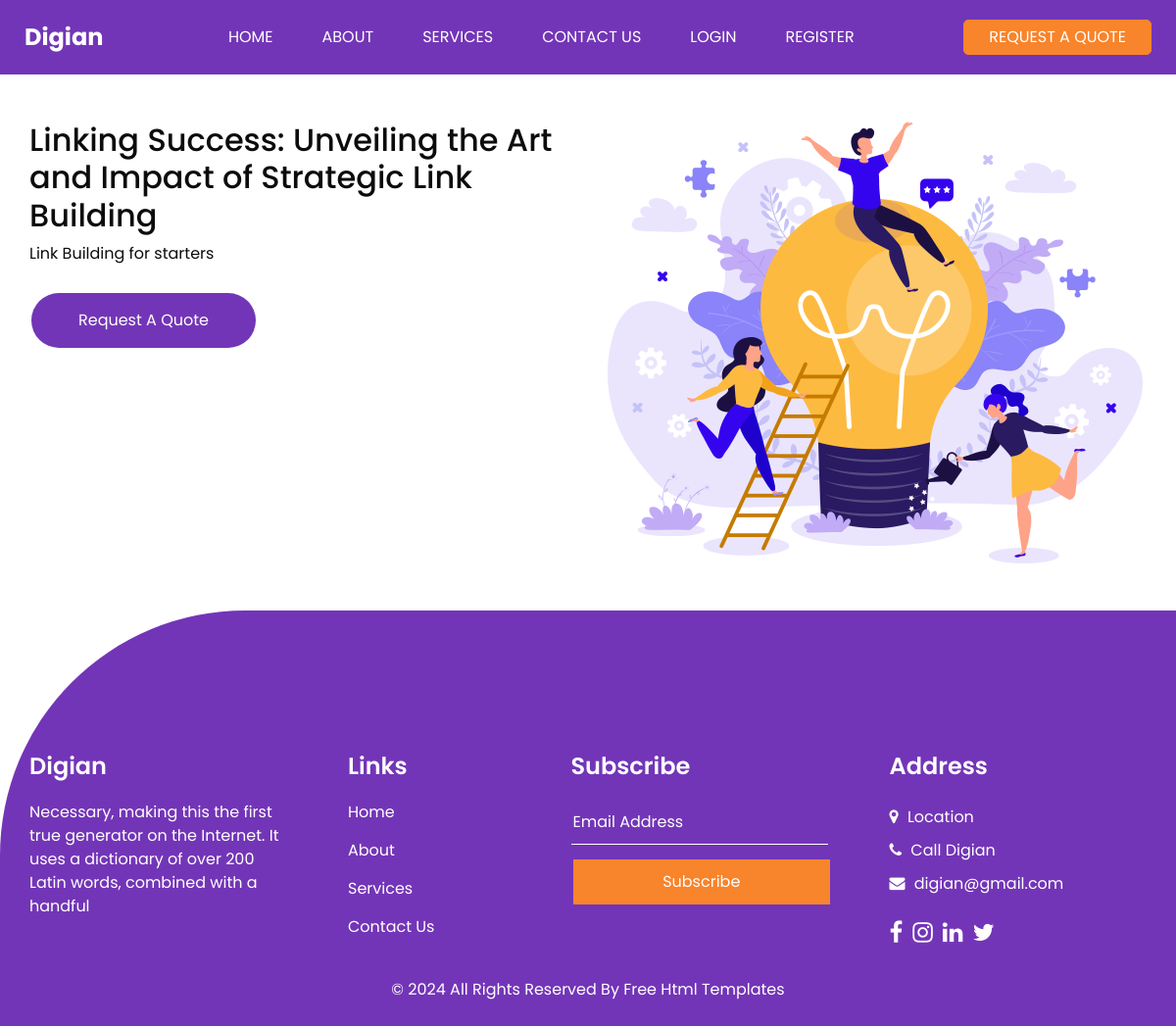
The page /activeservice.html/link_building on the database as committed earlier.
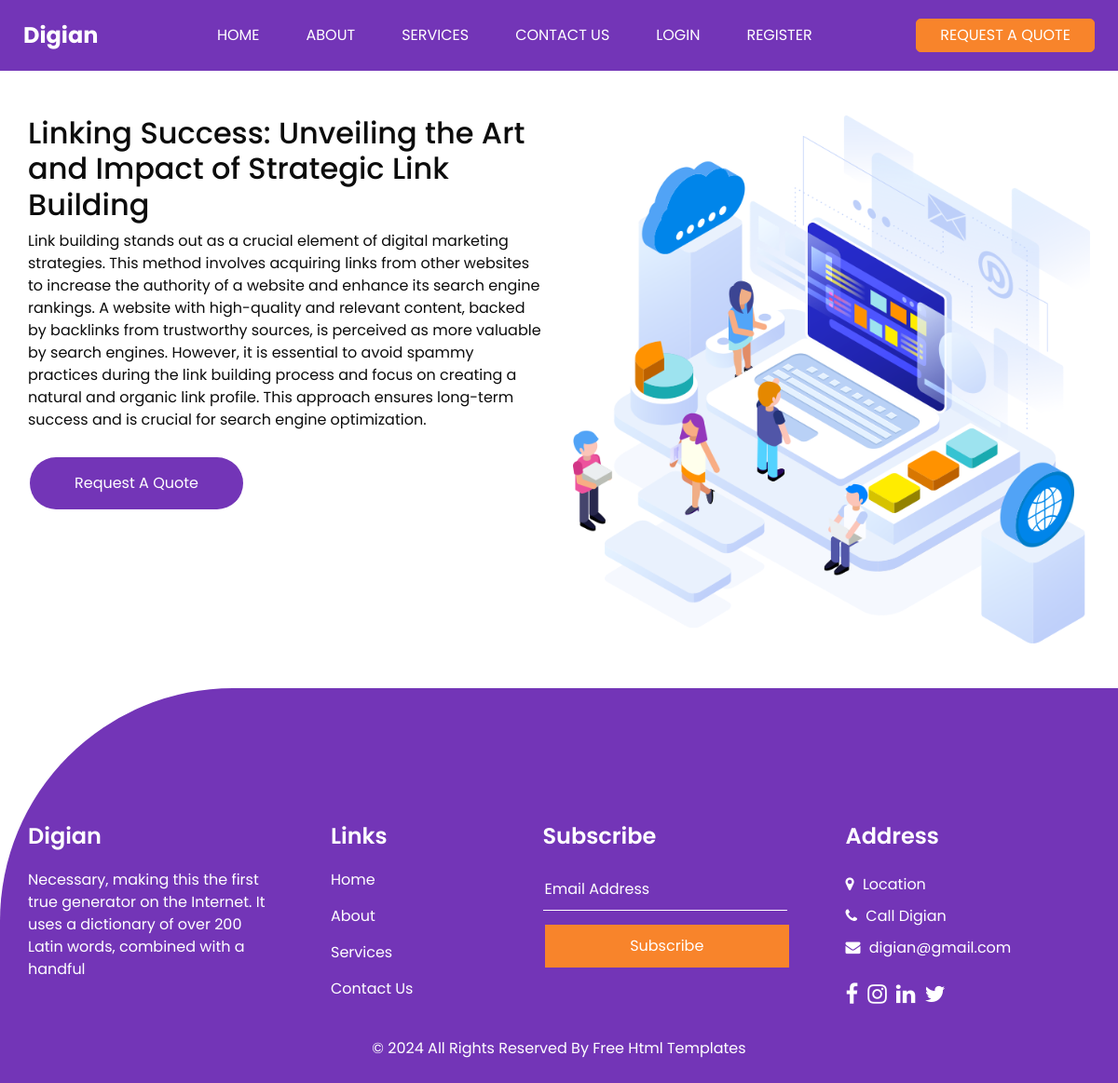
The same page on the database as committed later.
### app/models.py (models this page shows, shortened)
class Service(db.Model):
    id = db.Column(db.Integer, primary_key=True)
    title = db.Column(db.String(100), nullable=False)
    description = db.Column(db.Text, nullable=False)
    photo_url = db.Column(db.String(250))  # Film posteri için URL
    price = db.Column(db.Float, nullable=False)  # Fiyat

### app/views.py (the view)
@app.route('/activeservice.html/<servicename>')
def activeservice(servicename):
    services = Service.query.all()
    return render_template('activeservice.html',services = services, servicename = servicename)

### app/templates/activeservice.html (shortened to what this page needs)
{% extends "base.html" %}
{% block content %}
{% for service in services %}
    {% if service.title == servicename %}
        <div class="container-xxl py-5 wow fadeInUp" data-wow-delay="0.1s">
            <div class="container text-center">
                <div class="row justify-content-center">
                    <div class="col-lg-6 text-left">
                        <h2>{% if servicename == 'link_building' %}
                        Linking Success: Unveiling the Art and Impact of Strategic Link Building
                        {% elif servicename == 'seo' %}
                        Mastering On-Page SEO: Elevating Your Website's Visibility
                        {% elif servicename == 'email_marketing' %}
                        Unlocking Success with Email Marketing: Crafting Compelling Connections
                        {% elif servicename == 'online_marketing' %}
                        Navigating Success in the Digital Realm: The Essence of Online Marketing
                        {% elif servicename == 'artificial_consulting' %}
                        Navigating Excellence: The Essence of Artificial Consulting
                        {% elif servicename == 'advertisement_management' %}
                        Optimizing Success: The Essence of Advertisement Management
                        {% elif servicename == 'influencing_brand' %}
                        Crafting Influence: Navigating Brand Narratives in the Social Media Era
                        {% endif %}</h2>
                        <p class="mb-4">{{service.description}}</p>
                        <a class="btn btn-primary rounded-pill py-3 px-5" href="{{ url_for('service') }}" onclick="showAlert()">Request A Quote</a>
                    </div>
                    <div class="col-lg-6">
                        <img src={{url_for('static', filename=service.photo_url)}} alt="Image" class="img-fluid">
                    </div>
                </div>
            </div>
        </div>
    {% endif %}
{% endfor %}
{% endblock %}

Rows that differ between the two databases and show on the page:
changed Service: description "Link Building for starters" → "Link building stands out as a crucial element of digital marketing strategies. This method involves acquiring links from other websites to increase the authority of a website and enhance its search engine rankings. A website with high-quality and relevant content, backed by backlinks from trustworthy sources, is perceived as more valuable by search engines. However, it is essential to avoid spammy practices during the link building process and focus on creating a natural and organic link profile. This approach ensures long-term success and is crucial for search engine optimization."; photo_url: a different picture
